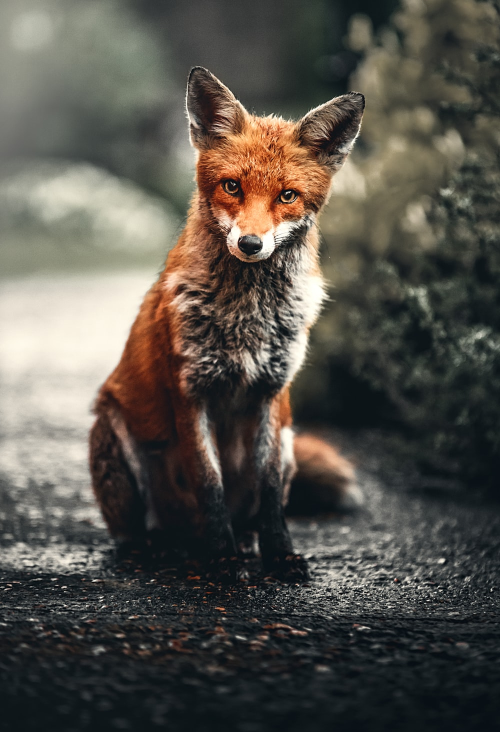
#> input picture fox.jfif, 1000 x 1464 px (shown at 1/2 size)
$ python cropp.py
#> lines starting #> are read from the running program, lines starting #| are printed output that depends on the picture
#!/usr/bin/python3

from PIL import Image
import sys

try:
    fox = Image.open("fox.jfif")
#> fox is the input picture: PIL image 1000x1464 RGB; mean R, G, B 86.3, 82.8, 75.5

except IOError:
    print("Unable to load image")
    sys.exit(1)

cropped = fox.crop((100, 200, 350, 350))
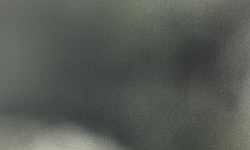
#> cropped: PIL image 250x150 RGB; mean R, G, B 85.9, 90.3, 84.4
cropped.save('fox_cropped.jfif')
cropped.show()
